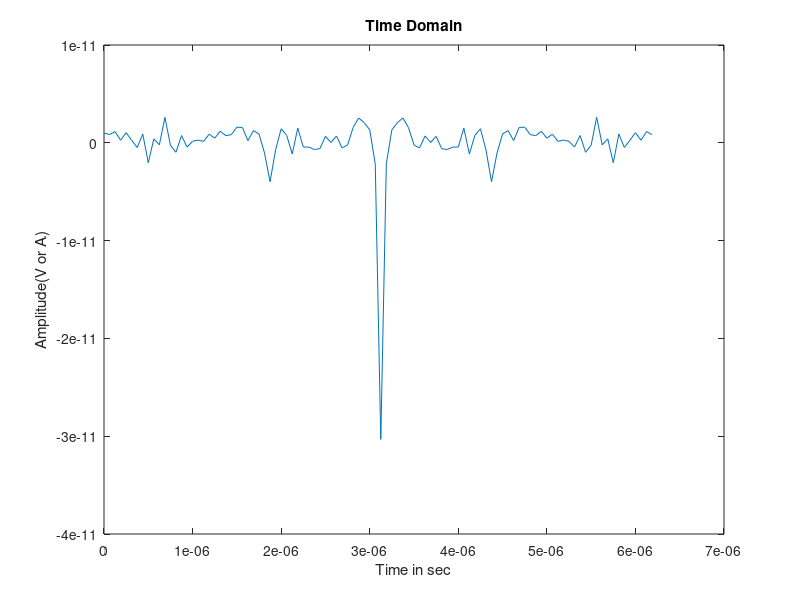

Recreate this plot in MATLAB. (Note: this script raises an error after producing the figure.)
%persiapan signal generation sinyal inf0 8 Mhz power 15W
f_work=8e6;
t_work=1/(2*f_work);%sampling period?
L=100;%time observation?
power=15;%daya pemancar
t=(0:L-1)*t_work;%time vector
si=power*sin(2*pi*f_work*t);%sine wave generator
si_fft=fft(si);
si_fft_magnitude=abs(si_fft)./t;
%plotting 1
figure(1);
plot(t,si_fft)
title('Time Domain')
xlabel('Time in sec')
ylabel('Amplitude(V or A)')

%persiapan signal generator
%signal carrier
%signal carrier
%USB Filter
%f1=10000;
%f2=11000;
%theta1=(2*pi*f1)/Fs;
%theta2=(2*pi*f2)/Fs;
%usb_left=(theta2/pi)*sinc((theta2(n-0.5*N)/pi));
%usb_right=(theta1/pi)*sinc((theta1(n-0.5*N)/pi));
%h(n)=usb_left-usb_right;
fc_usb_f=55e6;
fs_usb_f=fc_usb_f*4;
w_usb=(2*pi)*(fc_usb_f/fs_usb_f);
wc_usb=w_usb/pi;
%USB Filter
%Amplifier1
%Amplifier1
%Transmission line rg-59 55Mhz Coded as Cable1
cable1_lenght=20e3;%spec b dengan 20km kabel
attenuation1=6.4/100;%atenuasi kabel yang dipakai(dB/m)
cable1_loss=attenuation1*cable1_lenght;
gamma1=1;%belum siap refrection coef
gamma1_db=10*log10(1/1-(abs(gamma1)^2));
total_loss_line1=10^((-1)*(cable1_loss+gamma1_db)/10);
%Transmission line

%Transmission line rg-6 55Mhz coded as cable2
cable2_lenght=20e3;%spec b dengan 20km kabel
attenuation2=5.25/100;%atenuasi kabel yang dipakai(dB/m)
cable2_loss=attenuation2*cable2_lenght;
gamma2=1;%belum siap refrection coef
gamma2_db=10*log10(1/1-(abs(gamma2)^2));
total_loss_line2=10^((-1)*(cable2_loss+gamma2_db)/10);
%Transmission line

%Transmission line Rg-11 55Mhz coded as cable 3
cable3_lenght=20e3;%spec b dengan 20km kabel
attenuation3=1/100;%atenuasi kabel yang dipakai(dB/m)
cable3_loss=attenuation3*cable3_lenght;
gamma3=1;%belum siap refrection coef
gamma3_db=10*log10(1/1-(abs(gamma3)^2));
total_loss_line3=10^((-1)*(cable3_loss+gamma3_db)/10);
%Transmission line

%lowpass filter
fc_lp=8e6;%frekuensi informasi yang ingin diambil
fs_lp=4*fc;%sampling freq filter
w_lp=(2*pi)*(fc_lp/fs_lp);
wc_lp=w_lp/pi;
usb=highpass(w_lp,fc_lp,fs_lp);
%lowpass filter
%Amplifier2
%Amplifier2
